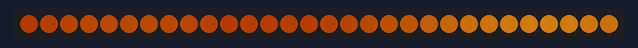
Bench run of a sketch on a simulated Arduino Uno, built with avr-gcc and run on an emulated ATmega328P. Shown: 30 RGB LEDs in strip order, left to right. Dim RGB values are drawn brighter than linear; random numbers use the default seed unless the sketch sets one.

Above: at 0.46 s.
At 22.81 s:
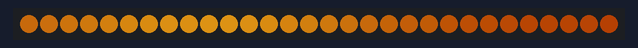
At 38.17 s:
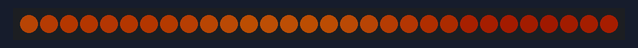

The sketch:

fireLineNoise.ino
```cpp
// настройки ленты
#define NUM_LEDS 30    // количество светодиодов
#define LED_PIN 13      // пин ленты

// настройки пламени
#define HUE_GAP 40      // заброс по hue
#define FIRE_STEP 25    // шаг изменения "языков" пламени
#define HUE_START 5     // начальный цвет огня (0 красный, 80 зелёный, 140 молния, 190 розовый)
#define HUE_COEF 0.7    // коэффициент цвета огня (чем больше - тем дальше заброс по цвету)
#define SMOOTH_K 0.15   // коэффициент плавности огня
#define MIN_BRIGHT 50   // мин. яркость огня
#define MAX_BRIGHT 255  // макс. яркость огня
#define MIN_SAT 180     // мин. насыщенность
#define MAX_SAT 255     // макс. насыщенность

// для разработчиков
#include <FastLED.h>
#define ORDER_GRB       // порядок цветов ORDER_GRB / ORDER_RGB / ORDER_BRG
#define COLOR_DEBTH 3   // цветовая глубина: 1, 2, 3 (в байтах)
// на меньшем цветовом разрешении скетч будет занимать в разы меньше места,
// но уменьшится и количество оттенков и уровней яркости!

// ВНИМАНИЕ! define настройки (ORDER_GRB и COLOR_DEBTH) делаются до подключения библиотеки!
#include <microLED.h>

LEDdata leds[NUM_LEDS];  // буфер ленты типа LEDdata (размер зависит от COLOR_DEBTH)
microLED strip(leds, NUM_LEDS, LED_PIN);  // объект лента

#define ZONE_AMOUNT NUM_LEDS   // количество зон
byte zoneValues[ZONE_AMOUNT];
byte zoneRndValues[ZONE_AMOUNT];
int counter = 0;

CRGBPalette16 firePalette;

// ленивая жопа
#define FOR_i(from, to) for(int i = (from); i < (to); i++)
#define FOR_j(from, to) for(int j = (from); j < (to); j++)

void setup() {
  strip.setBrightness(255);
  randomSeed(analogRead(0));
  counter = random(0, 30000);

  firePalette = CRGBPalette16(
                  getFireColor(0 * 16),
                  getFireColor(1 * 16),
                  getFireColor(2 * 16),
                  getFireColor(3 * 16),
                  getFireColor(4 * 16),
                  getFireColor(5 * 16),
                  getFireColor(6 * 16),
                  getFireColor(7 * 16),
                  getFireColor(8 * 16),
                  getFireColor(9 * 16),
                  getFireColor(10 * 16),
                  getFireColor(11 * 16),
                  getFireColor(12 * 16),
                  getFireColor(13 * 16),
                  getFireColor(14 * 16),
                  getFireColor(15 * 16)
                );
}

void loop() {
  fireTick();
}

void fireTick() {
  static uint32_t prevTime;

  // задаём направление движения огня
  if (millis() - prevTime > 30) {
    prevTime = millis();
    FOR_i(0, NUM_LEDS) {
      //leds[i] = getFireColor(inoise8(i * FIRE_STEP, i * FIRE_STEP, counter));
      strip.setHEX(i, getPixColor(ColorFromPalette(firePalette, (inoise8(i * 15, counter)), 255, LINEARBLEND)));
    }
    counter += 20;
    strip.show();
  }
}

CRGB getFireColor(int val) {
  // чем больше val, тем сильнее сдвигается цвет, падает насыщеность и растёт яркость
  return CHSV(
           HUE_START + map(val, 0, 255, 0, HUE_GAP),                                  // H
           constrain(map(val, 0, 255, MAX_SAT, MIN_SAT), 0, 255),       // S
           constrain(map(val, 0, 255, MIN_BRIGHT, MAX_BRIGHT), 0, 255)  // V
         );
}

uint32_t getPixColor(CRGB thisPixel) {
  return (((uint32_t)thisPixel.r << 16) | (thisPixel.g << 8) | thisPixel.b);
}
```
